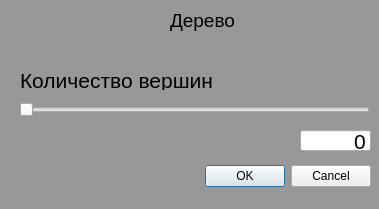
<?xml version="1.0" encoding="UTF-8"?>
<ui version="4.0">
 <class>choosetreedialog</class>
 <widget class="QDialog" name="choosetreedialog">
  <property name="geometry">
   <rect>
    <x>0</x>
    <y>0</y>
    <width>379</width>
    <height>209</height>
   </rect>
  </property>
  <property name="windowTitle">
   <string>Dialog</string>
  </property>
  <property name="styleSheet">
   <string notr="true">#choosetreedialog {
background-color: rgb(152, 152, 152)
}</string>
  </property>
  <widget class="QDialogButtonBox" name="buttonBox">
   <property name="geometry">
    <rect>
     <x>20</x>
     <y>160</y>
     <width>351</width>
     <height>32</height>
    </rect>
   </property>
   <property name="orientation">
    <enum>Qt::Horizontal</enum>
   </property>
   <property name="standardButtons">
    <set>QDialogButtonBox::Cancel|QDialogButtonBox::Ok</set>
   </property>
  </widget>
  <widget class="QLabel" name="treeLabel">
   <property name="geometry">
    <rect>
     <x>170</x>
     <y>10</y>
     <width>71</width>
     <height>21</height>
    </rect>
   </property>
   <property name="font">
    <font>
     <pointsize>14</pointsize>
    </font>
   </property>
   <property name="text">
    <string>Дерево</string>
   </property>
  </widget>
  <widget class="QSlider" name="horizontalSlider">
   <property name="geometry">
    <rect>
     <x>19</x>
     <y>100</y>
     <width>351</width>
     <height>20</height>
    </rect>
   </property>
   <property name="maximum">
    <number>200</number>
   </property>
   <property name="orientation">
    <enum>Qt::Horizontal</enum>
   </property>
  </widget>
  <widget class="QLabel" name="nodeNoLabel">
   <property name="geometry">
    <rect>
     <x>20</x>
     <y>70</y>
     <width>201</width>
     <height>20</height>
    </rect>
   </property>
   <property name="font">
    <font>
     <pointsize>16</pointsize>
    </font>
   </property>
   <property name="text">
    <string>Количество вершин</string>
   </property>
  </widget>
  <widget class="QLineEdit" name="nodeEdit">
   <property name="geometry">
    <rect>
     <x>300</x>
     <y>130</y>
     <width>71</width>
     <height>21</height>
    </rect>
   </property>
   <property name="font">
    <font>
     <pointsize>16</pointsize>
    </font>
   </property>
   <property name="text">
    <string>0</string>
   </property>
   <property name="alignment">
    <set>Qt::AlignRight|Qt::AlignTrailing|Qt::AlignVCenter</set>
   </property>
  </widget>
 </widget>
 <resources/>
 <connections>
  <connection>
   <sender>buttonBox</sender>
   <signal>accepted()</signal>
   <receiver>choosetreedialog</receiver>
   <slot>accept()</slot>
   <hints>
    <hint type="sourcelabel">
     <x>248</x>
     <y>254</y>
    </hint>
    <hint type="destinationlabel">
     <x>157</x>
     <y>274</y>
    </hint>
   </hints>
  </connection>
  <connection>
   <sender>buttonBox</sender>
   <signal>rejected()</signal>
   <receiver>choosetreedialog</receiver>
   <slot>reject()</slot>
   <hints>
    <hint type="sourcelabel">
     <x>316</x>
     <y>260</y>
    </hint>
    <hint type="destinationlabel">
     <x>286</x>
     <y>274</y>
    </hint>
   </hints>
  </connection>
 </connections>
</ui>
